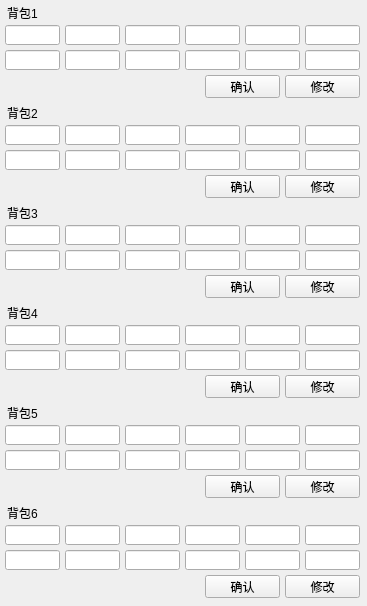
<?xml version="1.0" encoding="UTF-8"?>
<ui version="4.0">
 <class>SeerFreeKnapsack</class>
 <widget class="QMainWindow" name="SeerFreeKnapsack">
  <property name="geometry">
   <rect>
    <x>0</x>
    <y>0</y>
    <width>367</width>
    <height>606</height>
   </rect>
  </property>
  <property name="windowTitle">
   <string>MainWindow</string>
  </property>
  <widget class="QWidget" name="centralwidget">
   <widget class="QPushButton" name="pack1button1q">
    <property name="geometry">
     <rect>
      <x>205</x>
      <y>75</y>
      <width>75</width>
      <height>23</height>
     </rect>
    </property>
    <property name="text">
     <string>确认</string>
    </property>
   </widget>
   <widget class="QPushButton" name="pack1button2c">
    <property name="geometry">
     <rect>
      <x>285</x>
      <y>75</y>
      <width>75</width>
      <height>23</height>
     </rect>
    </property>
    <property name="text">
     <string>修改</string>
    </property>
   </widget>
   <widget class="QLineEdit" name="pack1genie1">
    <property name="geometry">
     <rect>
      <x>5</x>
      <y>25</y>
      <width>55</width>
      <height>20</height>
     </rect>
    </property>
    <property name="text">
     <string/>
    </property>
   </widget>
   <widget class="QLineEdit" name="pack1genie2">
    <property name="geometry">
     <rect>
      <x>65</x>
      <y>25</y>
      <width>55</width>
      <height>20</height>
     </rect>
    </property>
    <property name="text">
     <string/>
    </property>
   </widget>
   <widget class="QLineEdit" name="pack1genie3">
    <property name="geometry">
     <rect>
      <x>125</x>
      <y>25</y>
      <width>55</width>
      <height>20</height>
     </rect>
    </property>
    <property name="text">
     <string/>
    </property>
   </widget>
   <widget class="QLineEdit" name="pack1genie4">
    <property name="geometry">
     <rect>
      <x>185</x>
      <y>25</y>
      <width>55</width>
      <height>20</height>
     </rect>
    </property>
    <property name="text">
     <string/>
    </property>
   </widget>
   <widget class="QLineEdit" name="pack1genie5">
    <property name="geometry">
     <rect>
      <x>245</x>
      <y>25</y>
      <width>55</width>
      <height>20</height>
     </rect>
    </property>
    <property name="text">
     <string/>
    </property>
   </widget>
   <widget class="QLineEdit" name="pack1genie6">
    <property name="geometry">
     <rect>
      <x>305</x>
      <y>25</y>
      <width>55</width>
      <height>20</height>
     </rect>
    </property>
    <property name="text">
     <string/>
    </property>
   </widget>
   <widget class="QLineEdit" name="pack1genie7">
    <property name="geometry">
     <rect>
      <x>5</x>
      <y>50</y>
      <width>55</width>
      <height>20</height>
     </rect>
    </property>
    <property name="text">
     <string/>
    </property>
   </widget>
   <widget class="QLineEdit" name="pack1genie8">
    <property name="geometry">
     <rect>
      <x>65</x>
      <y>50</y>
      <width>55</width>
      <height>20</height>
     </rect>
    </property>
    <property name="text">
     <string/>
    </property>
   </widget>
   <widget class="QLineEdit" name="pack1genie9">
    <property name="geometry">
     <rect>
      <x>125</x>
      <y>50</y>
      <width>55</width>
      <height>20</height>
     </rect>
    </property>
    <property name="text">
     <string/>
    </property>
   </widget>
   <widget class="QLineEdit" name="pack1genie10">
    <property name="geometry">
     <rect>
      <x>185</x>
      <y>50</y>
      <width>55</width>
      <height>20</height>
     </rect>
    </property>
    <property name="text">
     <string/>
    </property>
   </widget>
   <widget class="QLineEdit" name="pack1genie11">
    <property name="geometry">
     <rect>
      <x>245</x>
      <y>50</y>
      <width>55</width>
      <height>20</height>
     </rect>
    </property>
    <property name="text">
     <string/>
    </property>
   </widget>
   <widget class="QLineEdit" name="pack1genie12">
    <property name="geometry">
     <rect>
      <x>305</x>
      <y>50</y>
      <width>55</width>
      <height>20</height>
     </rect>
    </property>
    <property name="text">
     <string/>
    </property>
   </widget>
   <widget class="QLineEdit" name="pack2genie1">
    <property name="geometry">
     <rect>
      <x>5</x>
      <y>125</y>
      <width>55</width>
      <height>20</height>
     </rect>
    </property>
    <property name="text">
     <string/>
    </property>
   </widget>
   <widget class="QPushButton" name="pack2button1q">
    <property name="geometry">
     <rect>
      <x>205</x>
      <y>175</y>
      <width>75</width>
      <height>23</height>
     </rect>
    </property>
    <property name="text">
     <string>确认</string>
    </property>
   </widget>
   <widget class="QLineEdit" name="pack2genie10">
    <property name="geometry">
     <rect>
      <x>185</x>
      <y>150</y>
      <width>55</width>
      <height>20</height>
     </rect>
    </property>
    <property name="text">
     <string/>
    </property>
   </widget>
   <widget class="QPushButton" name="pack2button2c">
    <property name="geometry">
     <rect>
      <x>285</x>
      <y>175</y>
      <width>75</width>
      <height>23</height>
     </rect>
    </property>
    <property name="text">
     <string>修改</string>
    </property>
   </widget>
   <widget class="QLineEdit" name="pack2genie2">
    <property name="geometry">
     <rect>
      <x>65</x>
      <y>125</y>
      <width>55</width>
      <height>20</height>
     </rect>
    </property>
    <property name="text">
     <string/>
    </property>
   </widget>
   <widget class="QLineEdit" name="pack2genie11">
    <property name="geometry">
     <rect>
      <x>245</x>
      <y>150</y>
      <width>55</width>
      <height>20</height>
     </rect>
    </property>
    <property name="text">
     <string/>
    </property>
   </widget>
   <widget class="QLineEdit" name="pack2genie4">
    <property name="geometry">
     <rect>
      <x>185</x>
      <y>125</y>
      <width>55</width>
      <height>20</height>
     </rect>
    </property>
    <property name="text">
     <string/>
    </property>
   </widget>
   <widget class="QLineEdit" name="pack2genie7">
    <property name="geometry">
     <rect>
      <x>5</x>
      <y>150</y>
      <width>55</width>
      <height>20</height>
     </rect>
    </property>
    <property name="text">
     <string/>
    </property>
   </widget>
   <widget class="QLineEdit" name="pack2genie6">
    <property name="geometry">
     <rect>
      <x>305</x>
      <y>125</y>
      <width>55</width>
      <height>20</height>
     </rect>
    </property>
    <property name="text">
     <string/>
    </property>
   </widget>
   <widget class="QLineEdit" name="pack2genie12">
    <property name="geometry">
     <rect>
      <x>305</x>
      <y>150</y>
      <width>55</width>
      <height>20</height>
     </rect>
    </property>
    <property name="text">
     <string/>
    </property>
   </widget>
   <widget class="QLineEdit" name="pack2genie3">
    <property name="geometry">
     <rect>
      <x>125</x>
      <y>125</y>
      <width>55</width>
      <height>20</height>
     </rect>
    </property>
    <property name="text">
     <string/>
    </property>
   </widget>
   <widget class="QLineEdit" name="pack2genie5">
    <property name="geometry">
     <rect>
      <x>245</x>
      <y>125</y>
      <width>55</width>
      <height>20</height>
     </rect>
    </property>
    <property name="text">
     <string/>
    </property>
   </widget>
   <widget class="QLineEdit" name="pack2genie8">
    <property name="geometry">
     <rect>
      <x>65</x>
      <y>150</y>
      <width>55</width>
      <height>20</height>
     </rect>
    </property>
    <property name="text">
     <string/>
    </property>
   </widget>
   <widget class="QLineEdit" name="pack2genie9">
    <property name="geometry">
     <rect>
      <x>125</x>
      <y>150</y>
      <width>55</width>
      <height>20</height>
     </rect>
    </property>
    <property name="text">
     <string/>
    </property>
   </widget>
   <widget class="QLabel" name="label">
    <property name="geometry">
     <rect>
      <x>7</x>
      <y>5</y>
      <width>35</width>
      <height>15</height>
     </rect>
    </property>
    <property name="text">
     <string>背包1</string>
    </property>
   </widget>
   <widget class="QLabel" name="label_2">
    <property name="geometry">
     <rect>
      <x>7</x>
      <y>105</y>
      <width>35</width>
      <height>15</height>
     </rect>
    </property>
    <property name="text">
     <string>背包2</string>
    </property>
   </widget>
   <widget class="QLineEdit" name="pack4genie4">
    <property name="geometry">
     <rect>
      <x>185</x>
      <y>325</y>
      <width>55</width>
      <height>20</height>
     </rect>
    </property>
    <property name="text">
     <string/>
    </property>
   </widget>
   <widget class="QLineEdit" name="pack3genie5">
    <property name="geometry">
     <rect>
      <x>245</x>
      <y>225</y>
      <width>55</width>
      <height>20</height>
     </rect>
    </property>
    <property name="text">
     <string/>
    </property>
   </widget>
   <widget class="QLabel" name="label_3">
    <property name="geometry">
     <rect>
      <x>7</x>
      <y>305</y>
      <width>35</width>
      <height>15</height>
     </rect>
    </property>
    <property name="text">
     <string>背包4</string>
    </property>
   </widget>
   <widget class="QLineEdit" name="pack4genie6">
    <property name="geometry">
     <rect>
      <x>305</x>
      <y>325</y>
      <width>55</width>
      <height>20</height>
     </rect>
    </property>
    <property name="text">
     <string/>
    </property>
   </widget>
   <widget class="QLineEdit" name="pack3genie10">
    <property name="geometry">
     <rect>
      <x>185</x>
      <y>250</y>
      <width>55</width>
      <height>20</height>
     </rect>
    </property>
    <property name="text">
     <string/>
    </property>
   </widget>
   <widget class="QPushButton" name="pack4button1q">
    <property name="geometry">
     <rect>
      <x>205</x>
      <y>375</y>
      <width>75</width>
      <height>23</height>
     </rect>
    </property>
    <property name="text">
     <string>确认</string>
    </property>
   </widget>
   <widget class="QLineEdit" name="pack4genie5">
    <property name="geometry">
     <rect>
      <x>245</x>
      <y>325</y>
      <width>55</width>
      <height>20</height>
     </rect>
    </property>
    <property name="text">
     <string/>
    </property>
   </widget>
   <widget class="QLabel" name="label_4">
    <property name="geometry">
     <rect>
      <x>7</x>
      <y>205</y>
      <width>35</width>
      <height>15</height>
     </rect>
    </property>
    <property name="text">
     <string>背包3</string>
    </property>
   </widget>
   <widget class="QLineEdit" name="pack3genie6">
    <property name="geometry">
     <rect>
      <x>305</x>
      <y>225</y>
      <width>55</width>
      <height>20</height>
     </rect>
    </property>
    <property name="text">
     <string/>
    </property>
   </widget>
   <widget class="QPushButton" name="pack4button2c">
    <property name="geometry">
     <rect>
      <x>285</x>
      <y>375</y>
      <width>75</width>
      <height>23</height>
     </rect>
    </property>
    <property name="text">
     <string>修改</string>
    </property>
   </widget>
   <widget class="QLineEdit" name="pack4genie8">
    <property name="geometry">
     <rect>
      <x>65</x>
      <y>350</y>
      <width>55</width>
      <height>20</height>
     </rect>
    </property>
    <property name="text">
     <string/>
    </property>
   </widget>
   <widget class="QLineEdit" name="pack3genie7">
    <property name="geometry">
     <rect>
      <x>5</x>
      <y>250</y>
      <width>55</width>
      <height>20</height>
     </rect>
    </property>
    <property name="text">
     <string/>
    </property>
   </widget>
   <widget class="QLineEdit" name="pack4genie11">
    <property name="geometry">
     <rect>
      <x>245</x>
      <y>350</y>
      <width>55</width>
      <height>20</height>
     </rect>
    </property>
    <property name="text">
     <string/>
    </property>
   </widget>
   <widget class="QLineEdit" name="pack3genie3">
    <property name="geometry">
     <rect>
      <x>125</x>
      <y>225</y>
      <width>55</width>
      <height>20</height>
     </rect>
    </property>
    <property name="text">
     <string/>
    </property>
   </widget>
   <widget class="QLineEdit" name="pack3genie1">
    <property name="geometry">
     <rect>
      <x>5</x>
      <y>225</y>
      <width>55</width>
      <height>20</height>
     </rect>
    </property>
    <property name="text">
     <string/>
    </property>
   </widget>
   <widget class="QLineEdit" name="pack3genie2">
    <property name="geometry">
     <rect>
      <x>65</x>
      <y>225</y>
      <width>55</width>
      <height>20</height>
     </rect>
    </property>
    <property name="text">
     <string/>
    </property>
   </widget>
   <widget class="QLineEdit" name="pack3genie9">
    <property name="geometry">
     <rect>
      <x>125</x>
      <y>250</y>
      <width>55</width>
      <height>20</height>
     </rect>
    </property>
    <property name="text">
     <string/>
    </property>
   </widget>
   <widget class="QLineEdit" name="pack4genie10">
    <property name="geometry">
     <rect>
      <x>185</x>
      <y>350</y>
      <width>55</width>
      <height>20</height>
     </rect>
    </property>
    <property name="text">
     <string/>
    </property>
   </widget>
   <widget class="QLineEdit" name="pack4genie7">
    <property name="geometry">
     <rect>
      <x>5</x>
      <y>350</y>
      <width>55</width>
      <height>20</height>
     </rect>
    </property>
    <property name="text">
     <string/>
    </property>
   </widget>
   <widget class="QLineEdit" name="pack4genie3">
    <property name="geometry">
     <rect>
      <x>125</x>
      <y>325</y>
      <width>55</width>
      <height>20</height>
     </rect>
    </property>
    <property name="text">
     <string/>
    </property>
   </widget>
   <widget class="QLineEdit" name="pack4genie1">
    <property name="geometry">
     <rect>
      <x>5</x>
      <y>325</y>
      <width>55</width>
      <height>20</height>
     </rect>
    </property>
    <property name="text">
     <string/>
    </property>
   </widget>
   <widget class="QPushButton" name="pack3button2c">
    <property name="geometry">
     <rect>
      <x>285</x>
      <y>275</y>
      <width>75</width>
      <height>23</height>
     </rect>
    </property>
    <property name="text">
     <string>修改</string>
    </property>
   </widget>
   <widget class="QLineEdit" name="pack4genie2">
    <property name="geometry">
     <rect>
      <x>65</x>
      <y>325</y>
      <width>55</width>
      <height>20</height>
     </rect>
    </property>
    <property name="text">
     <string/>
    </property>
   </widget>
   <widget class="QPushButton" name="pack3button1q">
    <property name="geometry">
     <rect>
      <x>205</x>
      <y>275</y>
      <width>75</width>
      <height>23</height>
     </rect>
    </property>
    <property name="text">
     <string>确认</string>
    </property>
   </widget>
   <widget class="QLineEdit" name="pack4genie12">
    <property name="geometry">
     <rect>
      <x>305</x>
      <y>350</y>
      <width>55</width>
      <height>20</height>
     </rect>
    </property>
    <property name="text">
     <string/>
    </property>
   </widget>
   <widget class="QLineEdit" name="pack4genie9">
    <property name="geometry">
     <rect>
      <x>125</x>
      <y>350</y>
      <width>55</width>
      <height>20</height>
     </rect>
    </property>
    <property name="text">
     <string/>
    </property>
   </widget>
   <widget class="QLineEdit" name="pack3genie11">
    <property name="geometry">
     <rect>
      <x>245</x>
      <y>250</y>
      <width>55</width>
      <height>20</height>
     </rect>
    </property>
    <property name="text">
     <string/>
    </property>
   </widget>
   <widget class="QLineEdit" name="pack3genie12">
    <property name="geometry">
     <rect>
      <x>305</x>
      <y>250</y>
      <width>55</width>
      <height>20</height>
     </rect>
    </property>
    <property name="text">
     <string/>
    </property>
   </widget>
   <widget class="QLineEdit" name="pack3genie4">
    <property name="geometry">
     <rect>
      <x>185</x>
      <y>225</y>
      <width>55</width>
      <height>20</height>
     </rect>
    </property>
    <property name="text">
     <string/>
    </property>
   </widget>
   <widget class="QLineEdit" name="pack3genie8">
    <property name="geometry">
     <rect>
      <x>65</x>
      <y>250</y>
      <width>55</width>
      <height>20</height>
     </rect>
    </property>
    <property name="text">
     <string/>
    </property>
   </widget>
   <widget class="QLabel" name="label_5">
    <property name="geometry">
     <rect>
      <x>7</x>
      <y>505</y>
      <width>35</width>
      <height>15</height>
     </rect>
    </property>
    <property name="text">
     <string>背包6</string>
    </property>
   </widget>
   <widget class="QLineEdit" name="pack6genie10">
    <property name="geometry">
     <rect>
      <x>185</x>
      <y>550</y>
      <width>55</width>
      <height>20</height>
     </rect>
    </property>
    <property name="text">
     <string/>
    </property>
   </widget>
   <widget class="QLineEdit" name="pack5genie1">
    <property name="geometry">
     <rect>
      <x>5</x>
      <y>425</y>
      <width>55</width>
      <height>20</height>
     </rect>
    </property>
    <property name="text">
     <string/>
    </property>
   </widget>
   <widget class="QLineEdit" name="pack6genie1">
    <property name="geometry">
     <rect>
      <x>5</x>
      <y>525</y>
      <width>55</width>
      <height>20</height>
     </rect>
    </property>
    <property name="text">
     <string/>
    </property>
   </widget>
   <widget class="QLineEdit" name="pack6genie9">
    <property name="geometry">
     <rect>
      <x>125</x>
      <y>550</y>
      <width>55</width>
      <height>20</height>
     </rect>
    </property>
    <property name="text">
     <string/>
    </property>
   </widget>
   <widget class="QPushButton" name="pack6button2c">
    <property name="geometry">
     <rect>
      <x>285</x>
      <y>575</y>
      <width>75</width>
      <height>23</height>
     </rect>
    </property>
    <property name="text">
     <string>修改</string>
    </property>
   </widget>
   <widget class="QLineEdit" name="pack5genie10">
    <property name="geometry">
     <rect>
      <x>185</x>
      <y>450</y>
      <width>55</width>
      <height>20</height>
     </rect>
    </property>
    <property name="text">
     <string/>
    </property>
   </widget>
   <widget class="QLineEdit" name="pack5genie2">
    <property name="geometry">
     <rect>
      <x>65</x>
      <y>425</y>
      <width>55</width>
      <height>20</height>
     </rect>
    </property>
    <property name="text">
     <string/>
    </property>
   </widget>
   <widget class="QLineEdit" name="pack6genie6">
    <property name="geometry">
     <rect>
      <x>305</x>
      <y>525</y>
      <width>55</width>
      <height>20</height>
     </rect>
    </property>
    <property name="text">
     <string/>
    </property>
   </widget>
   <widget class="QLineEdit" name="pack6genie11">
    <property name="geometry">
     <rect>
      <x>245</x>
      <y>550</y>
      <width>55</width>
      <height>20</height>
     </rect>
    </property>
    <property name="text">
     <string/>
    </property>
   </widget>
   <widget class="QPushButton" name="pack5button1q">
    <property name="geometry">
     <rect>
      <x>205</x>
      <y>475</y>
      <width>75</width>
      <height>23</height>
     </rect>
    </property>
    <property name="text">
     <string>确认</string>
    </property>
   </widget>
   <widget class="QLineEdit" name="pack5genie7">
    <property name="geometry">
     <rect>
      <x>5</x>
      <y>450</y>
      <width>55</width>
      <height>20</height>
     </rect>
    </property>
    <property name="text">
     <string/>
    </property>
   </widget>
   <widget class="QLineEdit" name="pack5genie5">
    <property name="geometry">
     <rect>
      <x>245</x>
      <y>425</y>
      <width>55</width>
      <height>20</height>
     </rect>
    </property>
    <property name="text">
     <string/>
    </property>
   </widget>
   <widget class="QLineEdit" name="pack6genie2">
    <property name="geometry">
     <rect>
      <x>65</x>
      <y>525</y>
      <width>55</width>
      <height>20</height>
     </rect>
    </property>
    <property name="text">
     <string/>
    </property>
   </widget>
   <widget class="QLineEdit" name="pack5genie11">
    <property name="geometry">
     <rect>
      <x>245</x>
      <y>450</y>
      <width>55</width>
      <height>20</height>
     </rect>
    </property>
    <property name="text">
     <string/>
    </property>
   </widget>
   <widget class="QLineEdit" name="pack5genie3">
    <property name="geometry">
     <rect>
      <x>125</x>
      <y>425</y>
      <width>55</width>
      <height>20</height>
     </rect>
    </property>
    <property name="text">
     <string/>
    </property>
   </widget>
   <widget class="QLineEdit" name="pack5genie8">
    <property name="geometry">
     <rect>
      <x>65</x>
      <y>450</y>
      <width>55</width>
      <height>20</height>
     </rect>
    </property>
    <property name="text">
     <string/>
    </property>
   </widget>
   <widget class="QLineEdit" name="pack5genie12">
    <property name="geometry">
     <rect>
      <x>305</x>
      <y>450</y>
      <width>55</width>
      <height>20</height>
     </rect>
    </property>
    <property name="text">
     <string/>
    </property>
   </widget>
   <widget class="QLineEdit" name="pack6genie7">
    <property name="geometry">
     <rect>
      <x>5</x>
      <y>550</y>
      <width>55</width>
      <height>20</height>
     </rect>
    </property>
    <property name="text">
     <string/>
    </property>
   </widget>
   <widget class="QLineEdit" name="pack5genie4">
    <property name="geometry">
     <rect>
      <x>185</x>
      <y>425</y>
      <width>55</width>
      <height>20</height>
     </rect>
    </property>
    <property name="text">
     <string/>
    </property>
   </widget>
   <widget class="QLineEdit" name="pack6genie8">
    <property name="geometry">
     <rect>
      <x>65</x>
      <y>550</y>
      <width>55</width>
      <height>20</height>
     </rect>
    </property>
    <property name="text">
     <string/>
    </property>
   </widget>
   <widget class="QLineEdit" name="pack6genie12">
    <property name="geometry">
     <rect>
      <x>305</x>
      <y>550</y>
      <width>55</width>
      <height>20</height>
     </rect>
    </property>
    <property name="text">
     <string/>
    </property>
   </widget>
   <widget class="QLineEdit" name="pack5genie6">
    <property name="geometry">
     <rect>
      <x>305</x>
      <y>425</y>
      <width>55</width>
      <height>20</height>
     </rect>
    </property>
    <property name="text">
     <string/>
    </property>
   </widget>
   <widget class="QLineEdit" name="pack6genie3">
    <property name="geometry">
     <rect>
      <x>125</x>
      <y>525</y>
      <width>55</width>
      <height>20</height>
     </rect>
    </property>
    <property name="text">
     <string/>
    </property>
   </widget>
   <widget class="QPushButton" name="pack6button1q">
    <property name="geometry">
     <rect>
      <x>205</x>
      <y>575</y>
      <width>75</width>
      <height>23</height>
     </rect>
    </property>
    <property name="text">
     <string>确认</string>
    </property>
   </widget>
   <widget class="QLineEdit" name="pack6genie4_2">
    <property name="geometry">
     <rect>
      <x>185</x>
      <y>525</y>
      <width>55</width>
      <height>20</height>
     </rect>
    </property>
    <property name="text">
     <string/>
    </property>
   </widget>
   <widget class="QLineEdit" name="pack5genie9">
    <property name="geometry">
     <rect>
      <x>125</x>
      <y>450</y>
      <width>55</width>
      <height>20</height>
     </rect>
    </property>
    <property name="text">
     <string/>
    </property>
   </widget>
   <widget class="QLabel" name="label_6">
    <property name="geometry">
     <rect>
      <x>7</x>
      <y>405</y>
      <width>35</width>
      <height>15</height>
     </rect>
    </property>
    <property name="text">
     <string>背包5</string>
    </property>
   </widget>
   <widget class="QPushButton" name="pack5button2c">
    <property name="geometry">
     <rect>
      <x>285</x>
      <y>475</y>
      <width>75</width>
      <height>23</height>
     </rect>
    </property>
    <property name="text">
     <string>修改</string>
    </property>
   </widget>
   <widget class="QLineEdit" name="pack6genie5">
    <property name="geometry">
     <rect>
      <x>245</x>
      <y>525</y>
      <width>55</width>
      <height>20</height>
     </rect>
    </property>
    <property name="text">
     <string/>
    </property>
   </widget>
  </widget>
 </widget>
 <resources/>
 <connections/>
</ui>
